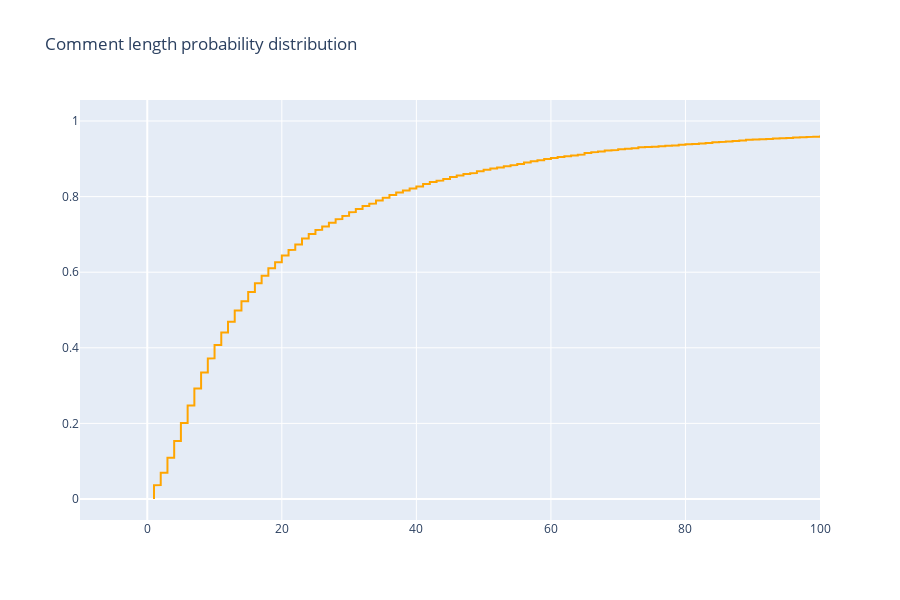

Source (notebook cell):
### Code cell
#px.line(np.linspace(0,1,len(comment_lens)), np.sort(comment_lens))
fig = go.Figure( data = [
                        go.Scatter(y = np.linspace(0,1,len(comment_lens)),
                                   x = sorted(comment_lens),  line_color= "orange")
                        ]
                )

#fig.update_xaxes(type="log")

fig.update_layout(
    title="Comment length probability distribution",

    width = 900, height =600,
    xaxis = {"range": [-10,100]}
)
fig.show()

### Figure 1 — Plotly figure (JSON) as saved in the notebook; plotly's stock layout.template omitted (floating-point values rounded to 4 significant figures; data arrays with more than 128 entries replaced by an {"elided": "..."} marker saying what was removed)
{"data": [{"line": {"color": "orange"}, "type": "scatter", "x": {"elided": "12358 int values"}, "y": {"elided": "12358 float values"}}], "layout": {"height": 600, "title": {"text": "Comment length probability distribution"}, "width": 900, "xaxis": {"range": [-10, 100]}}}
